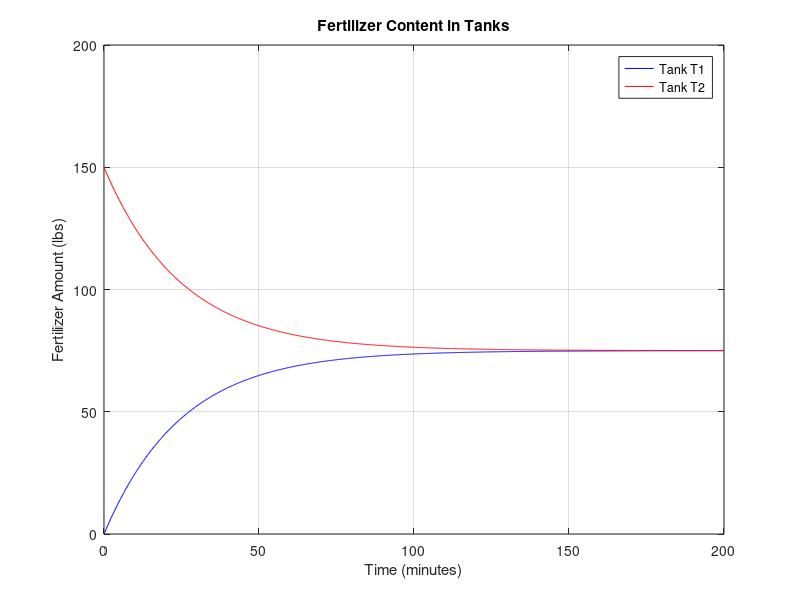

The MATLAB script that drew this image:
%% question 1b

% the state-space matrices

% A = [0,   1,    0,  0,  0,  0; 
%     -2, -2,  1,   1,   0,  0; 
%     0,   0,   0,   1,   0, 0; 
%     1,    1,   -2, -1, 1,   0; 
%     0,   0,   0,  0,  0,  1; 
%     0,    0,   1,   0, -2, -1];
% 
% B = [0; 1; 0; 0; 0; 0];
% C = eye(6);  % output matrix
% D = zeros(6, 1); % feedthrough matrix
% 
% % state-space model
% sys = ss(A, B, C, D);
% 
% % impulse response for 20 seconds
% t = 0:0.01:20;
% [y, t] = impulse(sys, t);
% 
% % Plot position states
% figure;
% plot(t, y(:, 1), 'r', t, y(:, 3), 'g', t, y(:, 5), 'b');
% xlabel('Time (s)');
% ylabel('Position (m)');
% legend('Manipulator', 'Sensor', 'Environment');
% title('Impulse Response - Position States');
% grid on;



%% question 3

V1 = 100; 
V2 = 100; 
F = 2;    % gal/min
y1_0 = 0;   
y2_0 = 150; 

% time
t = linspace(0, 200, 1000); % Time from 0 to 200 minutes

% fertilizer amounts
y1 = 75 * (1 - exp(-0.04 * t));
y2 = 75 * (1 + exp(-0.04 * t));

% Plot
plot(t, y1, 'b', t, y2, 'r');
xlabel('Time (minutes)');
ylabel('Fertilizer Amount (lbs)');
legend('Tank T1', 'Tank T2');
title('Fertilizer Content in Tanks');
grid on;